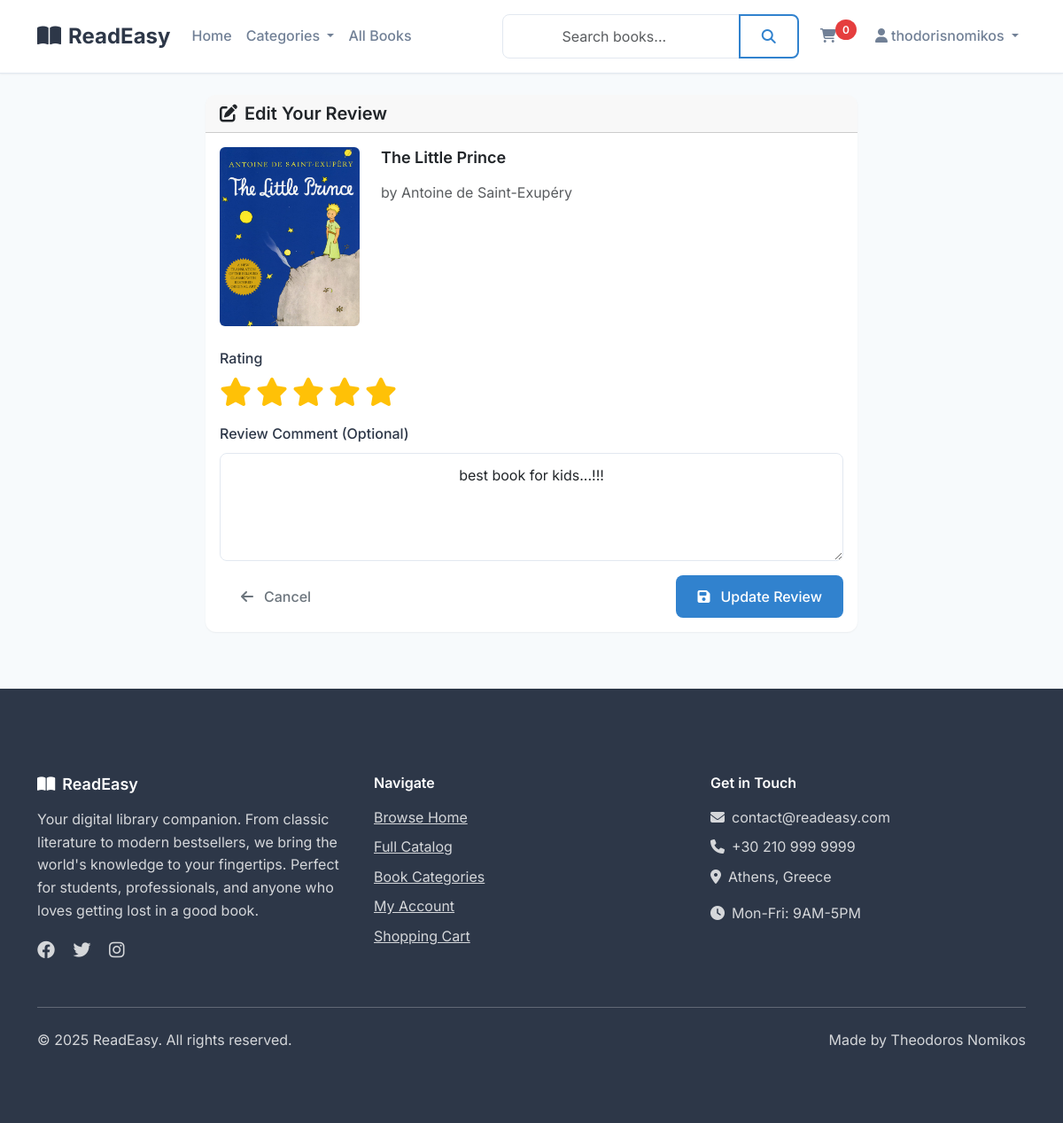
Screenshot of /reviews/edit/2/ (signed in) with the database file from the repository.
### reviews/models.py (models this page shows, shortened)
class Review(models.Model):
    user = models.ForeignKey(User, on_delete=models.CASCADE)
    book = models.ForeignKey(Book, on_delete=models.CASCADE, related_name='reviews')
    rating = models.IntegerField(validators=[MinValueValidator(1), MaxValueValidator(5)])
    comment = models.TextField(blank=True)
    created_at = models.DateTimeField(auto_now_add=True)
    updated_at = models.DateTimeField(auto_now=True)
    class Meta:
        unique_together = ['user', 'book']
        ordering = ['-created_at']

### books/models.py (models this page shows, shortened)
class Book(models.Model):
    GENRE_CHOICES = [
        ('romance', 'Romance'),
        ('mystery', 'Mystery'),
        ('sci-fi', 'Science Fiction'),
        ('fantasy', 'Fantasy'),
        ('biography', 'Biography'),
        ('history', 'History'),
        ('self-help', 'Self-Help'),
        ('business', 'Business'),
        ('textbook', 'Textbook'),
        ('reference', 'Reference'),
        ('study-guide', 'Study Guide'),
        ('children', 'Children\'s Books'),
    ]
    title = models.CharField(max_length=200)
    author = models.CharField(max_length=200)
    isbn = models.CharField(max_length=13, unique=True)
    genre = models.CharField(max_length=20, choices=GENRE_CHOICES)
    category = models.ForeignKey(Category, on_delete=models.CASCADE, related_name='books')
    price = models.DecimalField(max_digits=10, decimal_places=2, validators=[MinValueValidator(Decimal('0.01'))])
    description = models.TextField()
    publication_year = models.IntegerField()
    publisher = models.CharField(max_length=200)
    page_count = models.PositiveIntegerField()
    cover_image = models.ImageField(upload_to='book_covers/', blank=True, null=True)
    average_rating = models.DecimalField(max_digits=3, decimal_places=2, default=0.00)
    total_ratings = models.PositiveIntegerField(default=0)
    created_at = models.DateTimeField(auto_now_add=True)
    updated_at = models.DateTimeField(auto_now=True)
    class Meta:
        ordering = ['-created_at']

### reviews/views.py (the view, shortened to what this page needs)
# urls.py: path('edit/<int:review_id>/', views.edit_review, name='edit_review'),
@login_required
def edit_review(request, review_id):
    user_review = get_object_or_404(Review, id=review_id, user=request.user)
    context = {
        'review': user_review,
    }
    return render(request, 'reviews/edit_review.html', context)

### cart/context_processors.py (called while the page is built)
def cart_item_count(request):
    if request.user.is_authenticated:
        try:
            cart = Cart.objects.get(user=request.user)
            return {'cart_item_count': cart.item_count}
        except Cart.DoesNotExist:
            return {'cart_item_count': 0}
    return {'cart_item_count': 0}

### cart/models.py (called while the page is built)
    @property
    def item_count(self):
        return self.items.count()

### templates/reviews/edit_review.html (shortened to what this page needs)
{% extends 'base/base.html' %}
{% load static %}
{% block content %}
<div class="container my-4">
    <div class="row justify-content-center">
        <div class="col-lg-8">
            <div class="card">
                <div class="card-header">
                    <h4 class="mb-0">
                        <i class="fas fa-edit me-2"></i>Edit Your Review
                    </h4>
                </div>
                <div class="card-body">
                    <div class="book-info mb-4">
                        <div class="row">
                            <div class="col-md-3">
                                {% if review.book.cover_image %}
                                    <img src="{{ review.book.cover_image.url }}" alt="{{ review.book.title }}" class="img-fluid rounded">
                                {% else %}
                                    <div class="bg-light rounded d-flex align-items-center justify-content-center" style="height: 100px;">
                                        <i class="fas fa-book fa-2x text-muted"></i>
                                    </div>
                                {% endif %}
                            </div>
                            <div class="col-md-9">
                                <h5>{{ review.book.title }}</h5>
                                <p class="text-muted">by {{ review.book.author }}</p>
                            </div>
                        </div>
                    </div>
                    <form method="post">
                        <div class="mb-3">
                            <label for="rating" class="form-label">Rating</label>
                            <div class="rating-input">
                                {% for i in "12345" %}
                                <label for="star{{ forloop.counter }}" class="star-label">
                                    <i class="{% if forloop.counter <= review.rating %}fas{% else %}far{% endif %} fa-star fa-2x text-warning"></i>
                                </label>
                                {% endfor %}
                            </div>
                        </div>
                        <div class="mb-3">
                            <label for="comment" class="form-label">Review Comment (Optional)</label>
                            <textarea class="form-control" id="comment" name="comment" rows="4" placeholder="Share your thoughts about this book...">{{ review.comment }}</textarea>
                        </div>
                        <div class="d-flex justify-content-between">
                            <a href="{% url 'reviews:my_reviews' %}" class="btn btn-outline-secondary">
                                <i class="fas fa-arrow-left me-1"></i>Cancel
                            </a>
                            <button type="submit" class="btn btn-primary">
                                <i class="fas fa-save me-1"></i>Update Review
                            </button>
                        </div>
                    </form>
                </div>
            </div>
        </div>
    </div>
</div>
{% endblock %}

### templates/base/header.html (shortened to what this page needs)
{% load static %}
<header>
    <nav class="navbar navbar-expand-lg">
        <div class="container">
            <a class="navbar-brand" href="{% url 'home' %}">
                <i class="fas fa-book-open me-2"></i>ReadEasy
            </a>
            <div class="collapse navbar-collapse" id="navbarNav">
                <ul class="navbar-nav me-auto">
                    <li class="nav-item">
                        <a class="nav-link {% if request.resolver_match.url_name == 'home' %}active{% endif %}" href="{% url 'home' %}">Home</a>
                    </li>
                    <li class="nav-item dropdown">
                        <a class="nav-link dropdown-toggle" href="#" role="button" data-bs-toggle="dropdown" aria-expanded="false">
                            Categories
                        </a>
                    </li>
                    <li class="nav-item">
                        <a class="nav-link {% if request.resolver_match.url_name == 'book_list' %}active{% endif %}" href="{% url 'books:book_list' %}">All Books</a>
                    </li>
                </ul>
                <form class="d-flex me-3" method="GET" action="{% url 'books:search' %}">
                    <div class="input-group">
                        <input class="form-control" type="search" name="q" placeholder="Search books..." value="{{ request.GET.q }}" aria-label="Search">
                        <button class="btn btn-outline-primary" type="submit">
                            <i class="fas fa-search"></i>
                        </button>
                    </div>
                </form>
                <ul class="navbar-nav">
                    {% if user.is_authenticated %}
                        <li class="nav-item">
                            <a class="nav-link position-relative" href="{% url 'cart:cart_detail' %}">
                                <i class="fas fa-shopping-cart"></i>
                                <span class="cart-count">{{ cart_item_count|default:0 }}</span>
                            </a>
                        </li>
                        <li class="nav-item dropdown">
                            <a class="nav-link dropdown-toggle" href="#" role="button" data-bs-toggle="dropdown" aria-expanded="false">
                                <i class="fas fa-user me-1"></i>{{ user.username }}
                            </a>
                        </li>
                    {% endif %}
                </ul>
            </div>
        </div>
    </nav>
</header>

### static/css/style.css (style rules this page uses)
:root { --primary-color: #2d3748; --secondary-color: #4a5568; --accent-color: #3182ce; --success-color: #38a169; --warning-color: #d69e2e; --danger-color: #e53e3e; --light-gray: #f7fafc; --border-color: #e2e8f0; --text-primary: #2d3748; --text-secondary: #718096; --text-muted: #a0aec0; --white: #ffffff; --shadow-sm: 0 1px 2px 0 rgba(0, 0, 0, 0.05); --shadow-md: 0 4px 6px -1px rgba(0, 0, 0, 0.1), 0 2px 4px -1px rgba(0, 0, 0, 0.06); --shadow-lg: 0 10px 15px -3px rgba(0, 0, 0, 0.1), 0 4px 6px -2px rgba(0, 0, 0, 0.05); --radius: 12px; --radius-sm: 8px; }
* { box-sizing: border-box; }
body { font-family: 'Inter', -apple-system, BlinkMacSystemFont, 'Segoe UI', Roboto, sans-serif; background-color: var(--light-gray); color: var(--text-primary); line-height: 1.6; font-size: 16px; -webkit-font-smoothing: antialiased; -moz-osx-font-smoothing: grayscale; }
h1, h2, h3, h4, h5, h6 { font-weight: 600; line-height: 1.3; margin-bottom: 1rem; }
h4 { font-size: 1.25rem; }
h5 { font-size: 1.125rem; }
p { margin-bottom: 1rem; color: var(--text-secondary); }
.navbar { background: var(--white) !important; box-shadow: var(--shadow-sm); border-bottom: 1px solid var(--border-color); padding: 1rem 0; }
.navbar-brand { font-weight: 700; font-size: 1.5rem; color: var(--primary-color) !important; text-decoration: none; }
.navbar-nav .nav-link { color: var(--text-secondary) !important; font-weight: 500; padding: 0.5rem 1rem; border-radius: var(--radius-sm); transition: all 0.2s ease; }
.btn { font-weight: 500; padding: 0.75rem 1.5rem; border-radius: var(--radius-sm); border: none; transition: all 0.2s ease; text-decoration: none; display: inline-flex; align-items: center; gap: 0.5rem; }
.btn-primary { background-color: var(--accent-color); color: var(--white); }
.btn-outline-primary { background-color: transparent; color: var(--accent-color); border: 2px solid var(--accent-color); }
.card { background: var(--white); border: none; border-radius: var(--radius); box-shadow: var(--shadow-sm); transition: all 0.3s ease; overflow: hidden; }
.form-control, .form-select { border: 1px solid var(--border-color); border-radius: var(--radius-sm); padding: 0.75rem 1rem; font-size: 1rem; transition: all 0.2s ease; }
.form-label { font-weight: 500; color: var(--text-primary); margin-bottom: 0.5rem; }
.cart-count { position: relative; top: -8px; left: -5px; background-color: var(--danger-color); color: var(--white); border-radius: 50%; padding: 0.25rem 0.5rem; font-size: 0.75rem; font-weight: 600; }
.form-control { text-align: center; }
.rating-input { display: flex; gap: 5px; align-items: center; }
.rating-input .star-label { cursor: pointer; transition: transform 0.1s ease; }
.rating-input .star-label i { color: #ffc107; }

### templates/reviews/edit_review.html (style rules this page uses)
.rating-input { display: flex; gap: 5px; }
.star-label { cursor: pointer; transition: transform 0.1s; }

### rows the page displays
Review: book.cover_image (picture), book "The Little Prince", book.author "Antoine de Saint-Exupéry", rating 5 (drawn), comment "best book for kids...!!!"

### other values shown
{{ cart_item_count|default:0 }} "0"
{{ user.username }} "thodorisnomikos"
